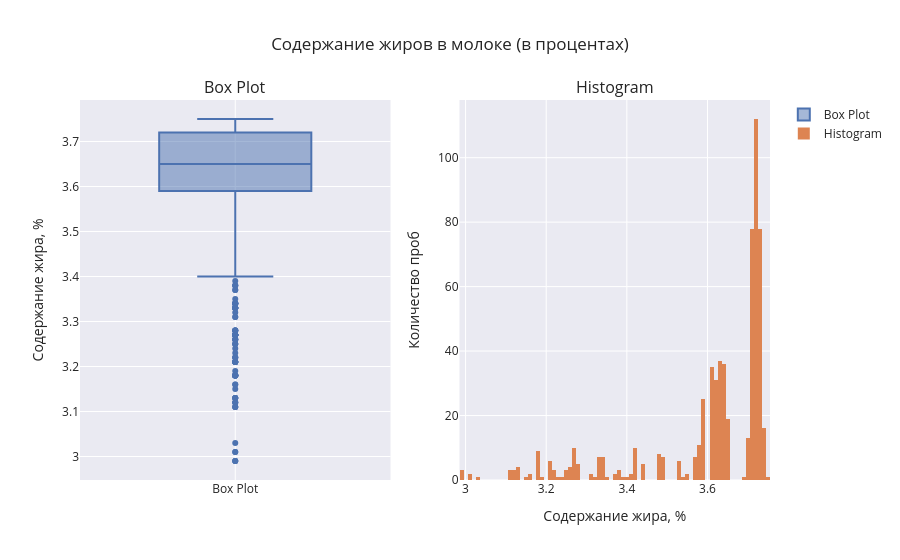

Notebook code for this chart:
### Markdown cell above
значение спо часто лежит в интервале от 0,89 до 0,95 

график гистограммы идет на повышение

### Code cell
fig = get_histogram_boxplot(
    farm_data['fat_content'], 
    'Содержание жиров в молоке (в процентах)',
    bins=100
)

fig.update_layout(
    yaxis_title="Содержание жира, %",
    xaxis2_title="Содержание жира, %",      
    yaxis2_title="Количество проб",          
)

fig.show()

### Figure 1 — Plotly figure (JSON) as saved in the notebook; plotly's stock layout.template omitted (floating-point values rounded to 4 significant figures; data arrays with more than 128 entries replaced by an {"elided": "..."} marker saying what was removed)
{"data": [{"name": "Box Plot", "type": "box", "xaxis": "x", "y": {"elided": "628 float values"}, "yaxis": "y"}, {"name": "Histogram", "nbinsx": 100, "type": "histogram", "x": {"elided": "628 float values"}, "xaxis": "x2", "yaxis": "y2"}], "layout": {"annotations": [{"font": {"size": 16}, "showarrow": false, "text": "Box Plot", "x": 0.225, "xanchor": "center", "xref": "paper", "y": 1, "yanchor": "bottom", "yref": "paper"}, {"font": {"size": 16}, "showarrow": false, "text": "Histogram", "x": 0.775, "xanchor": "center", "xref": "paper", "y": 1, "yanchor": "bottom", "yref": "paper"}], "title": {"text": "Содержание жиров в молоке (в процентах)"}, "xaxis": {"anchor": "y", "domain": [0, 0.45]}, "xaxis2": {"anchor": "y2", "domain": [0.55, 1], "title": {"text": "Содержание жира, %"}}, "yaxis": {"anchor": "x", "domain": [0, 1], "title": {"text": "Содержание жира, %"}}, "yaxis2": {"anchor": "x2", "domain": [0, 1], "title": {"text": "Количество проб"}}}}
